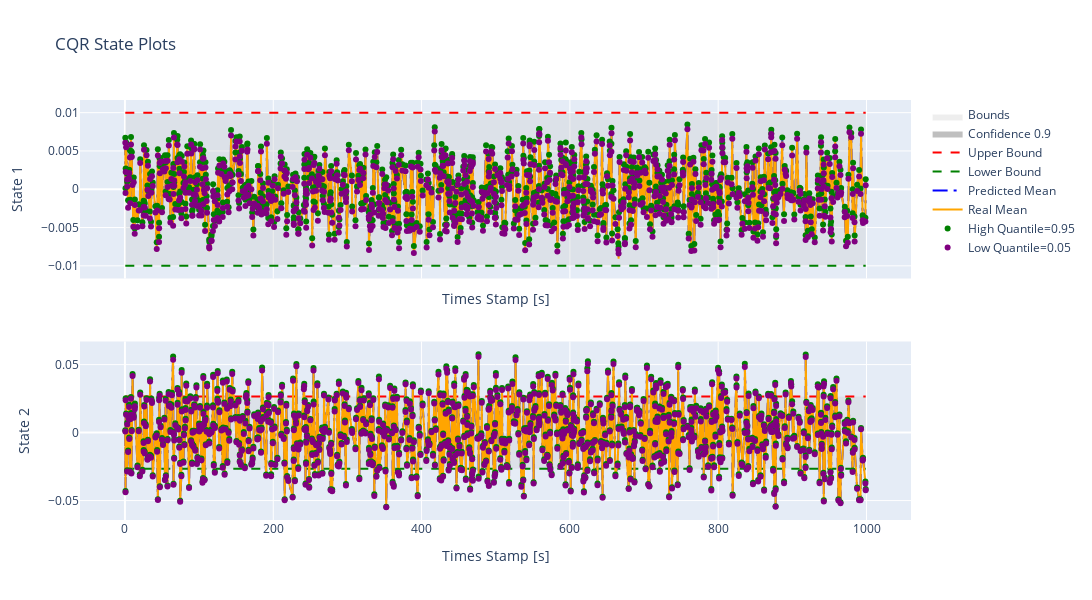

Notebook cell for this chart:
### Markdown cell above
This plot is made against test data which till now is untouched.

### Code cell
dm.plot_cqr_error_plotly()

### Figure 1 — Plotly figure (JSON) as saved in the notebook; plotly's stock layout.template omitted (floating-point values rounded to 4 significant figures; data arrays with more than 128 entries replaced by an {"elided": "..."} marker saying what was removed)
{"data": [{"fill": "toself", "fillcolor": "rgba(200, 200, 200, 0.3)", "line": {"color": "rgba(255,255,255,0)"}, "name": "Bounds", "showlegend": true, "type": "scatter", "x": [0.5, 998.9, 998.9, 0.5], "xaxis": "x", "y": [-0.01, -0.01, 0.01, 0.01], "yaxis": "y"}, {"fill": "toself", "fillcolor": "rgba(128, 128, 128, 0.5)", "line": {"color": "rgba(255,255,255,0)"}, "name": "Confidence 0.9", "showlegend": true, "type": "scatter", "x": {"elided": "2000 float values"}, "xaxis": "x", "y": {"elided": "2000 float values"}, "yaxis": "y"}, {"line": {"color": "red", "dash": "dash"}, "mode": "lines", "name": "Upper Bound", "showlegend": true, "type": "scatter", "x": {"elided": "1000 float values"}, "xaxis": "x", "y": {"elided": "1000 float values"}, "yaxis": "y"}, {"line": {"color": "green", "dash": "dash"}, "mode": "lines", "name": "Lower Bound", "showlegend": true, "type": "scatter", "x": {"elided": "1000 float values"}, "xaxis": "x", "y": {"elided": "1000 float values"}, "yaxis": "y"}, {"line": {"color": "blue", "dash": "longdashdot"}, "mode": "lines", "name": "Predicted Mean", "showlegend": true, "type": "scatter", "x": {"elided": "1000 float values"}, "xaxis": "x", "y": {"elided": "1000 float values"}, "yaxis": "y"}, {"line": {"color": "orange"}, "mode": "lines", "name": "Real Mean", "showlegend": true, "type": "scatter", "x": {"elided": "1000 float values"}, "xaxis": "x", "y": {"elided": "1000 float values"}, "yaxis": "y"}, {"marker": {"color": "green", "size": 6}, "mode": "markers", "name": "High Quantile=0.95", "showlegend": true, "type": "scatter", "x": {"elided": "1000 float values"}, "xaxis": "x", "y": {"elided": "1000 float values"}, "yaxis": "y"}, {"marker": {"color": "purple", "size": 6}, "mode": "markers", "name": "Low Quantile=0.05", "showlegend": true, "type": "scatter", "x": {"elided": "1000 float values"}, "xaxis": "x", "y": {"elided": "1000 float values"}, "yaxis": "y"}, {"fill": "toself", "fillcolor": "rgba(200, 200, 200, 0.3)", "line": {"color": "rgba(255,255,255,0)"}, "name": "Bounds", "showlegend": false, "type": "scatter", "x": [0.5, 998.9, 998.9, 0.5], "xaxis": "x2", "y": [-0.0265, -0.0265, 0.0265, 0.0265], "yaxis": "y2"}, {"fill": "toself", "fillcolor": "rgba(128, 128, 128, 0.5)", "line": {"color": "rgba(255,255,255,0)"}, "name": "Confidence 0.9", "showlegend": false, "type": "scatter", "x": {"elided": "2000 float values"}, "xaxis": "x2", "y": {"elided": "2000 float values"}, "yaxis": "y2"}, {"line": {"color": "red", "dash": "dash"}, "mode": "lines", "name": "Upper Bound", "showlegend": false, "type": "scatter", "x": {"elided": "1000 float values"}, "xaxis": "x2", "y": {"elided": "1000 float values"}, "yaxis": "y2"}, {"line": {"color": "green", "dash": "dash"}, "mode": "lines", "name": "Lower Bound", "showlegend": false, "type": "scatter", "x": {"elided": "1000 float values"}, "xaxis": "x2", "y": {"elided": "1000 float values"}, "yaxis": "y2"}, {"line": {"color": "blue", "dash": "longdashdot"}, "mode": "lines", "name": "Predicted Mean", "showlegend": false, "type": "scatter", "x": {"elided": "1000 float values"}, "xaxis": "x2", "y": {"elided": "1000 float values"}, "yaxis": "y2"}, {"line": {"color": "orange"}, "mode": "lines", "name": "Real Mean", "showlegend": false, "type": "scatter", "x": {"elided": "1000 float values"}, "xaxis": "x2", "y": {"elided": "1000 float values"}, "yaxis": "y2"}, {"marker": {"color": "green", "size": 6}, "mode": "markers", "name": "High Quantile=0.95", "showlegend": false, "type": "scatter", "x": {"elided": "1000 float values"}, "xaxis": "x2", "y": {"elided": "1000 float values"}, "yaxis": "y2"}, {"marker": {"color": "purple", "size": 6}, "mode": "markers", "name": "Low Quantile=0.05", "showlegend": false, "type": "scatter", "x": {"elided": "1000 float values"}, "xaxis": "x2", "y": {"elided": "1000 float values"}, "yaxis": "y2"}], "layout": {"height": 600, "showlegend": true, "title": {"text": "CQR State Plots"}, "width": 1800, "xaxis": {"anchor": "y", "domain": [0, 1], "matches": "x2", "showticklabels": false, "title": {"text": "Times Stamp [s]"}}, "xaxis2": {"anchor": "y2", "domain": [0, 1], "title": {"text": "Times Stamp [s]"}}, "yaxis": {"anchor": "x", "domain": [0.575, 1], "title": {"text": " State 1"}}, "yaxis2": {"anchor": "x2", "domain": [0, 0.425], "title": {"text": " State 2"}}}}
